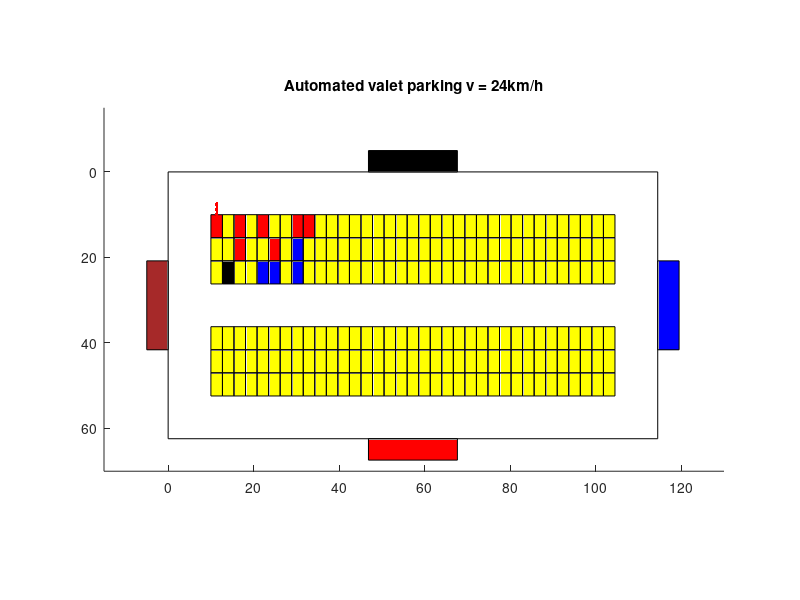

MATLAB code for this plot:
clf;
axis equal;


for i = 0: 34
    for j = 0: 2
      if(((j == 0) && (i == 0 || i == 2 || i == 4 || i == 7 || i == 8))
          || ((j == 1) && (i == 2 || i == 5))
        )
          rectangle("Position", [10 + i*2.7, 10 + j*5.4, 2.7, 5.4], 
              "Facecolor", [1, 0, 0]);
      elseif((j == 2) && (i == 1))
          rectangle("Position", [10 + i*2.7, 10 + j*5.4, 2.7, 5.4], 
              "Facecolor", [0, 0, 0]);
      elseif(((j == 2) && (i == 4 || i == 5 || i == 7))
              || (j == 1 && i == 7)
            )
          rectangle("Position", [10 + i*2.7, 10 + j*5.4, 2.7, 5.4], 
              "Facecolor", [0, 0, 1]);
      else
          rectangle("Position", [10 + i*2.7, 10 + j*5.4, 2.7, 5.4],
              "Facecolor", [1, 1, 0]);
      endif;
    endfor;
endfor;

for i = 0: 34
    for j = 0: 2
       rectangle("Position", [10 + i*2.7, 20 + (j + 3)*5.4, 2.7, 5.4],
              "Facecolor", [1, 1, 0]);
    endfor;
endfor;



rectangle("Position", [0, 0, 10 + 2.7*35 + 10, 10 + 5.4*3 + 10 + 5.4*3 + 10 ]);
                      %boundary

rectangle("Position", [10 + 2.7*17.5 - 10.4, -5, 20.8, 5 ], 
                        "Facecolor", [0, 0, 0]);%Gate 1
rectangle("Position", [10 + 2.7*35 + 10, 20.8, 5, 20.8 ], 
                        "Facecolor", [0, 0, 1]);%Gate 2
rectangle("Position", [10 + 2.7*17.5 - 10.4, 10 + 5.4*3 + 10 + 5.4*3 + 10, 20.8, 5 ], 
                        "Facecolor", [1, 0, 0]);%Gate 3                        
rectangle("Position", [-5, 20.8, 5, 20.8 ], "Facecolor", 
                          [0.65, 0.16, 0.16]);%Gate 4

v0 = 20/3;%(m/s)
t = linspace(0, 0.81, round(0.81*24));%(s)
x = 10 + 1.35;%(m)
y = 10 + 2.7 - v0*t;%(m)
hold on;%draw overlay some graphic objects
plot(x, y, 'r');

Radius = 6.8 ;%radius of circle trajectory (m)
w0 = v0 / Radius;%angular velocity (rad/s)
a0 = 0.2;%original angular (rad)
deltaT = (pi/2)/w0;
t = linspace(0.81, 0.81+deltaT, round(deltaT*24));
xCenter = 10 + (2.7/2) - 6.7;
yCenter = 10 - 1.35;
alpha = a0 + w0*t;
x = xCenter + cos(alpha);

                         
axis([-15 130 -15 70]);%expand minimum of X, Y
view(0, -90);
title ("Automated valet parking v = 24km/h");
